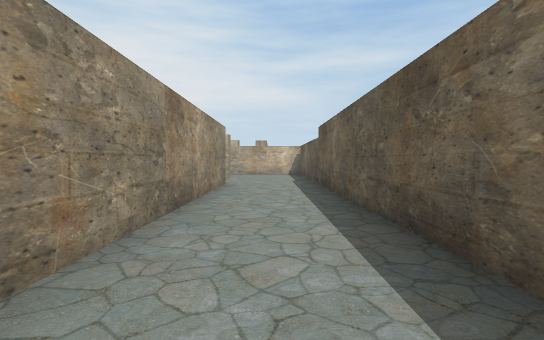
View 1 (above)

24 first-person views from a walk through a Unity game level. The camera is 1.3 m above the floor, tilts 2° down and sees 85° across. The floor is counted in squares, 2 m on a side. Each view is taken from the middle of a square. On the plan, view 1 faces up. The plan holds only what a view shows up to about 9 squares ahead; the rest is blank. The place goes on beyond the plan. The player is left out. Some animated figures are not drawn.

View 2
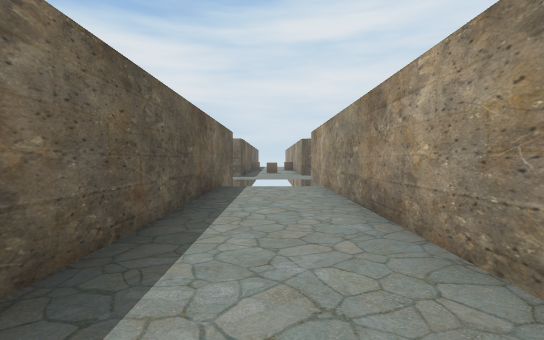

View 3
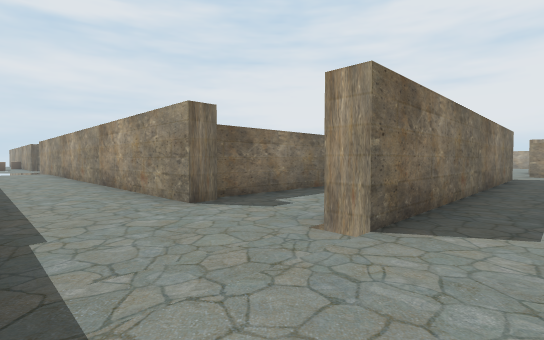

View 4
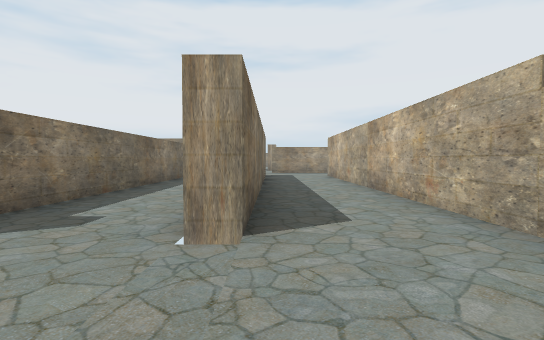

View 5
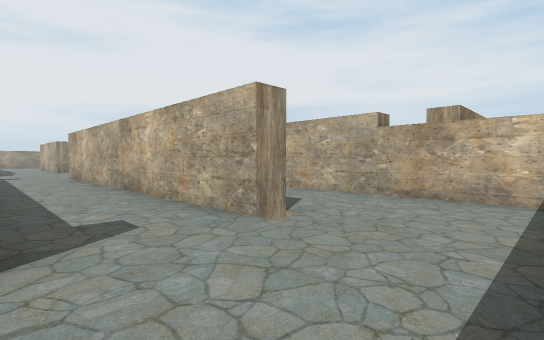

View 6
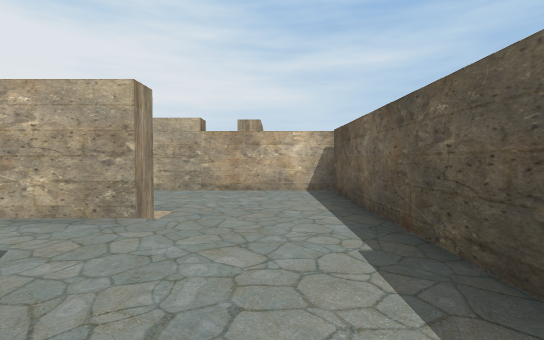

View 7
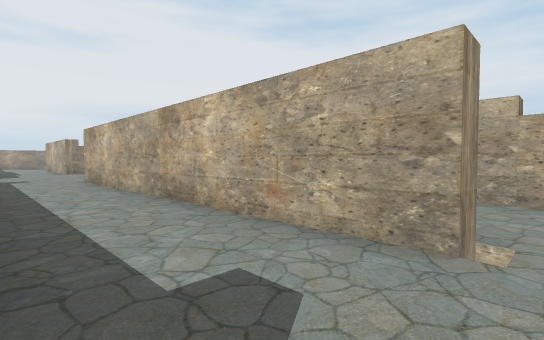

View 8
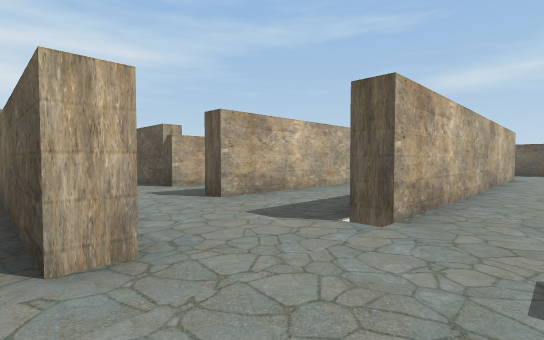

View 9
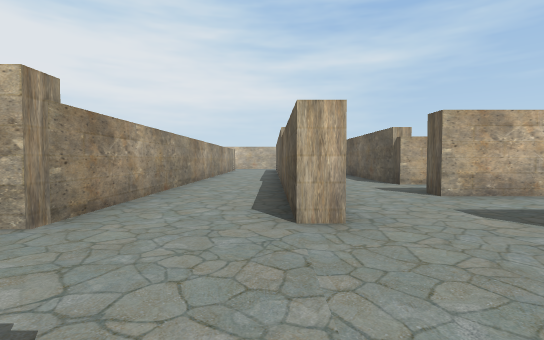

View 10
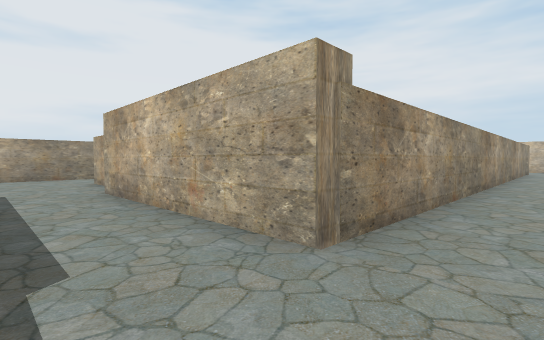

View 11
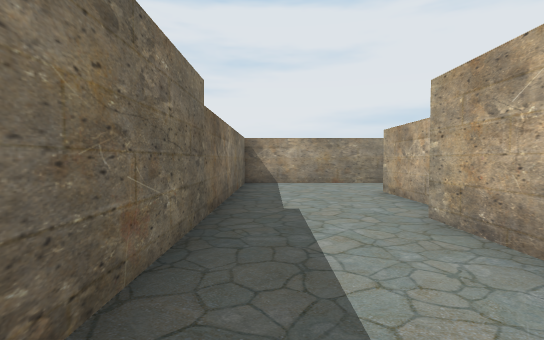

View 12
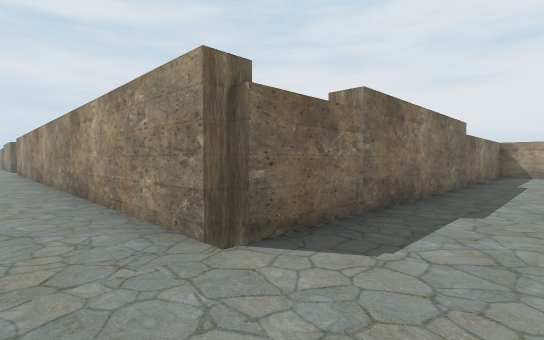

View 13
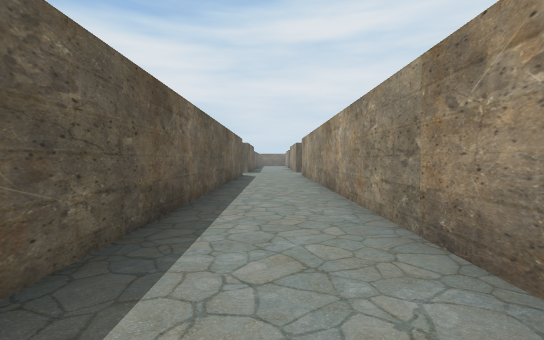

View 14
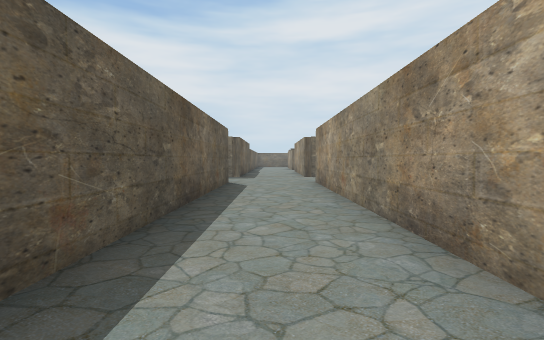

View 15
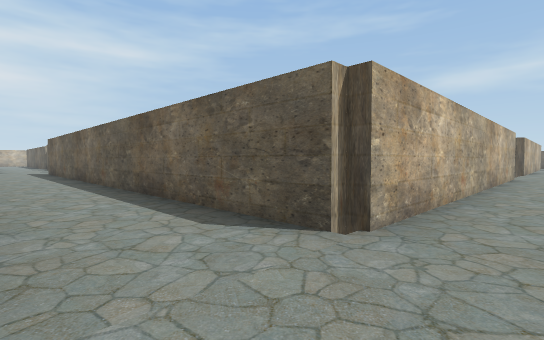

View 16
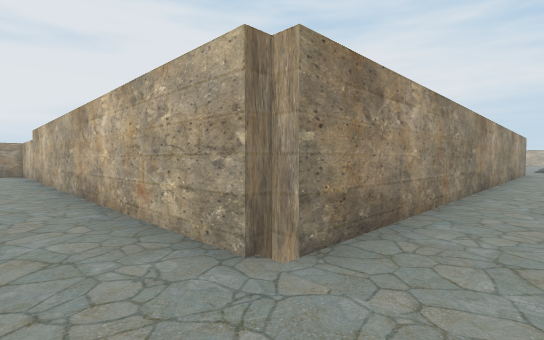

View 17
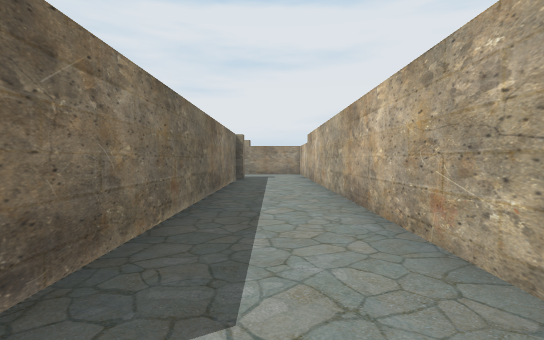

View 18
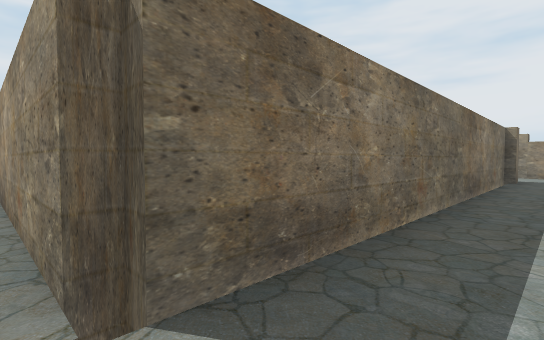

View 19
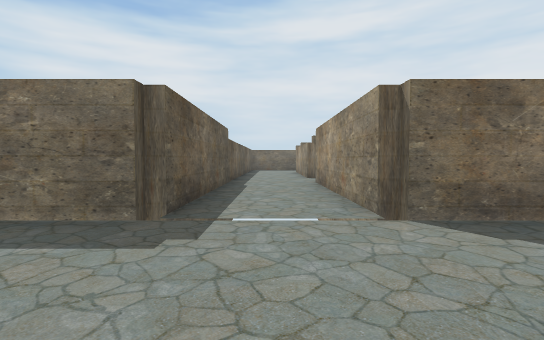

View 20
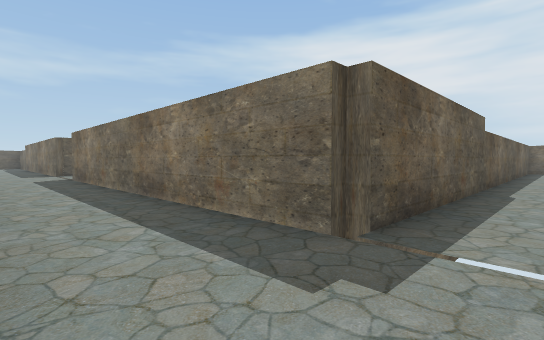

View 21
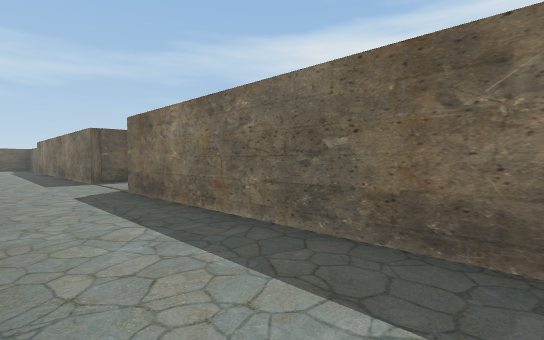

View 22
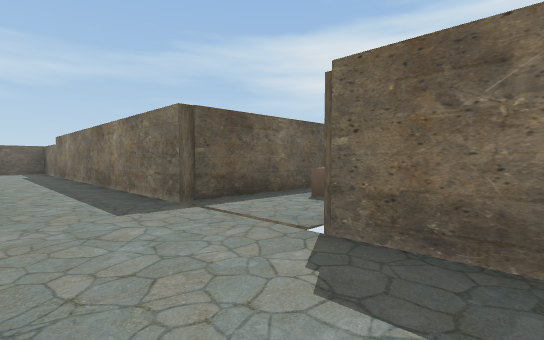

View 23
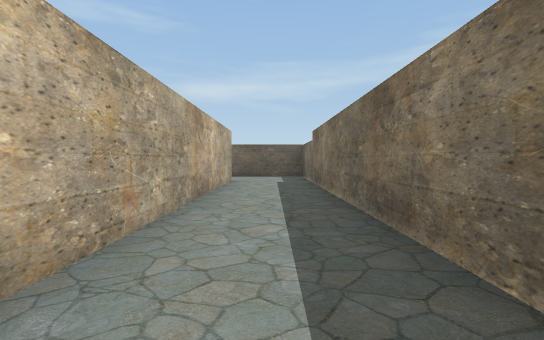

View 24
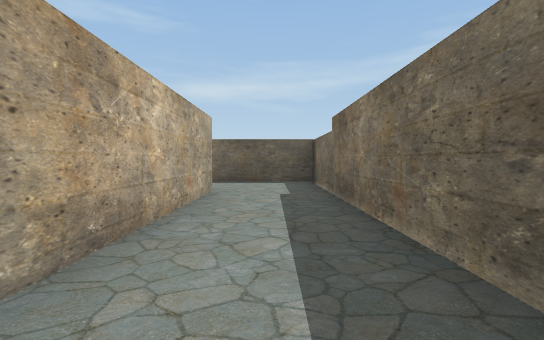

### Floor plan
Points are (right, up) in squares from view 1. A wall is a line through its corners. A room is listed if a view was taken in it or the views show most of it. See-through windows are left out.
Room 1 (views 1, 2, 3, 4, 5, 6, 7)
walls: (-1.8, 8) (-1.3, 8) (-1.3, -5.2); (-8, 7.8) (-1.9, 7.8); (1.4, 13.3) (-11, 13.3); (-10.5, 10.8) (-1.5, 10.8) (-1.5, 10.3) (-9.5, 10.3); (-11, 10.3) (-11, 10.8); (-13.1, 11) (-13.7, 11); (1.3, -5.1) (1.3, 13)
ways out: opening at (-12.5, 11) to room 2; opening at (-9.5, 9.5) to room 2; opening at (-12.5, 14)
Room 2 (views 8, 9, 10, 11, 12, 13, 14, 15, 16, 17, 18, 19, 20, 21, 22, 23, 24)
walls: (-11.8, -6.6) (-11.8, 4.8); (-14.5, -6.8) (-24.5, -6.8); (-2.5, -6.8) (-11.5, -6.8); (-11.8, -12.5) (-11.8, -9.3) (-1.5, -9.3); (-9.5, 10.3) (-11, 10.3); (-13.7, 11) (-13.7, 16.1); (-24.2, -9.3) (-14.3, -9.3) (-14.3, -12.5); (-24.8, -9) (-24.2, -9); (-22.1, 11.3) (-24, 11.3); (1.3, -12.5) (1.3, -9.3) (13.7, -9.3) (13.7, -6.1); (-16.3, 17.5) (-16.3, 10.8) (-21.4, 10.8); (-26.2, 12.1) (-26.2, 8.3) (-14.3, 8.3) (-14.3, -6.5); (11.2, -6.8) (3.2, -6.8)
ways out: opening at (-12.5, 11) to room 1; opening at (-9.5, 9.5) to room 1; opening at (-25.5, 12)
objects: cube (0, -12) to (0, -11)

Where each view was taken, in squares from view 1:
view 1: 0 up, 0 right, facing up
view 2: 3 up, 0 right, facing down
view 3: 12 up, 1 right, facing down-left
view 4: 11 up, 1 right, facing left
view 5: 8 up, 1 right, facing up-left
view 6: 7 up, 0 right, facing up
view 7: 8 up, 1 left, facing up-left
view 8: 9 up, 14 left, facing up-right
view 9: 8 up, 14 left, facing up
view 10: 9 up, 15 left, facing up-left
view 11: 9 up, 18 left, facing left
view 12: 10 up, 13 left, facing down-left
view 13: 6 up, 13 left, facing down
view 14: 2 up, 13 left, facing down
view 15: 8 down, 14 left, facing up-right
view 16: 8 down, 13 left, facing up-left
view 17: 8 down, 14 left, facing left
view 18: 8 down, 14 left, facing down-left
view 19: 6 down, 13 left, facing down
view 20: 7 down, 13 left, facing down-right
view 21: 7 down, 8 left, facing down-right
view 22: 7 down, 3 left, facing down-right
view 23: 8 down, 2 right, facing right
view 24: 8 down, 5 right, facing right
